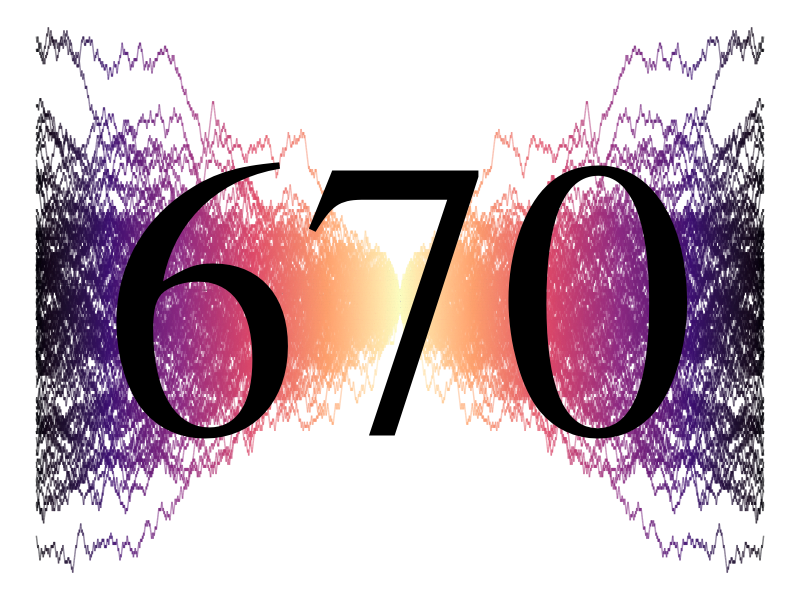

Recreate this plot in R.
# Slack logo Icon for class

require(tidyverse)

lab_dat <-
  tibble(x = 0,
         y = 0,
         label = '670')

# Generate random walks
random_walk <- function(N,group){
  tibble(time = 1:N,
         steps = ifelse(rbinom(N,1,.5)==0,-1,1)) %>%
    mutate(steps=cumsum(steps),
           group=group)
}

# Generate RW data
G = 100
N=1000
out = c()
for(i in 1:G){
  out = bind_rows(out,random_walk(N,i))
}


ppol670_icon <-
  bind_rows(out %>% mutate(time = -1*time,group=100*group),
            out) %>%
  ggplot(aes(time,steps,group=group,color=abs(time))) +
  geom_path(alpha=.5,show.legend = F) +
  scale_color_viridis_c(option="magma",begin = 1,end=0) +
  geom_text(data=lab_dat,aes(x,y,label=label),size=100,inherit.aes = F,
            color="black",family="serif") +
  theme_void()

# Export
ggsave("syllabus/slack_icon.png",ppol670_icon,width = 10,height=10)
